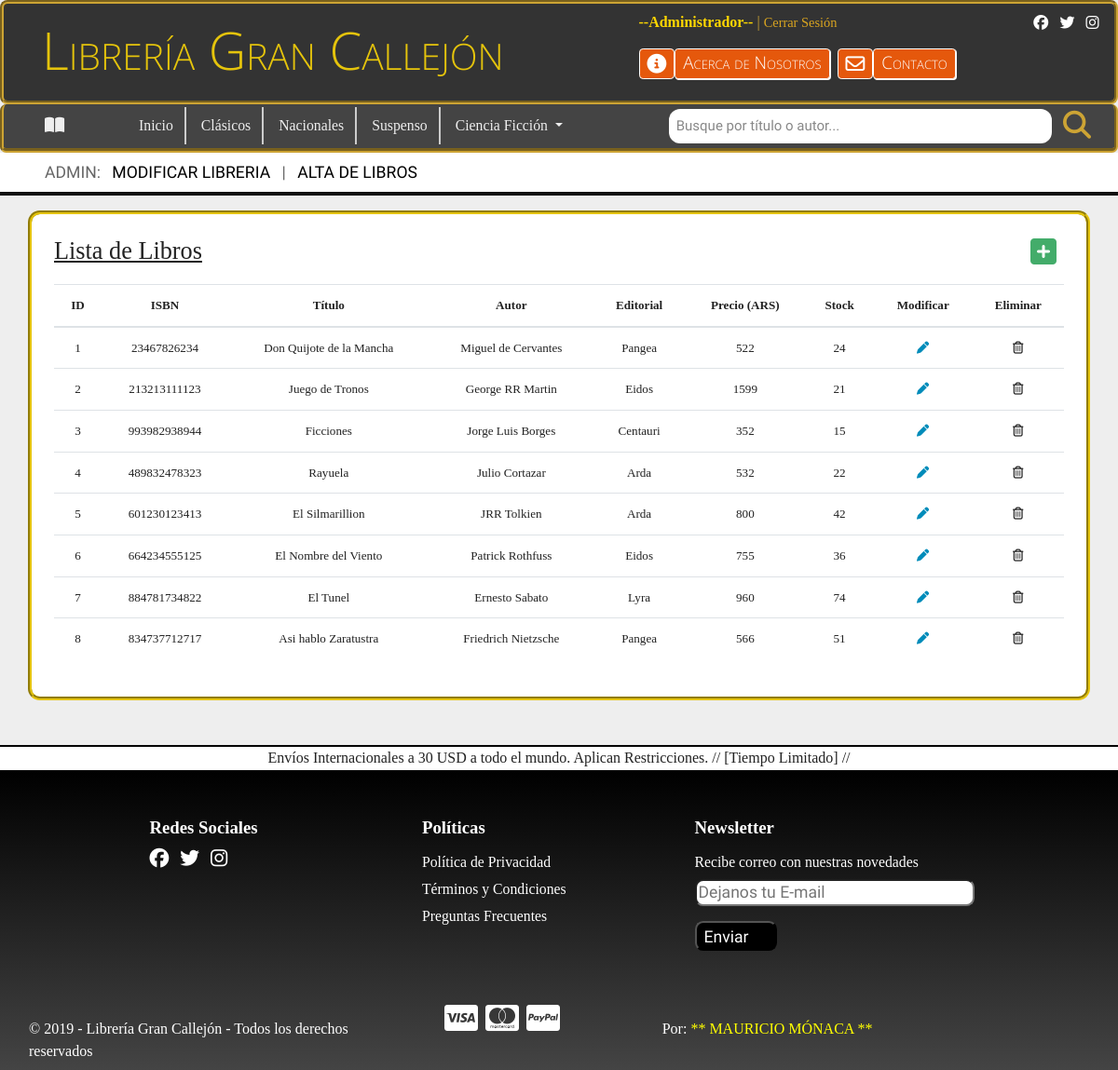
The page /admintable.php (signed in) on the database its author committed.
### tables this page shows
CREATE TABLE  IF NOT EXISTS `libros` (
  `id_libro` int(11) NOT NULL,
  `isbn` varchar(13) DEFAULT NULL UNIQUE,
  `nombre_libro` varchar(255) DEFAULT NULL,
  `autor_libro` varchar(255) DEFAULT NULL,
  `imagen_libro` varchar(255) DEFAULT NULL,
  `descripcion_libro` varchar(1000) DEFAULT NULL,
  `precio_libro` int(11) DEFAULT NULL,
  `stock_libro` int(11) DEFAULT NULL,
  `editorial` varchar(50) DEFAULT NULL,
  `anio` int(4) DEFAULT NULL,
  `tematicas` varchar(100) DEFAULT NULL
);

### admintable.php (the view, shortened to what this page needs)
<?php
require('./include/header.php');
require_once('./include/connect.php');
?>
	<hr class="mt-0">
	<div class="container fluid  py-4 admin-layout px-lg-4">
		<div class="table-responsive-lg">
			<table class="table table-admin text-center" role="table">
    			<div class="d-flex justify-content-between mr-lg-2">
    				<h3>Lista de Libros</h3>
    				<p class="align-self-end">
    					<a href="uploadbook.php" title="Agregar Libro">
    						<i class="far fa-plus-square fa-2x text-success font-weight-bolder"></i>
    					</a>
    				</p>
    			</div>
  				<thead>
				    <tr>
				      <th scope="col">ID</th>
				      <th scope="col">ISBN</th>
				      <th scope="col">Título</th>
				      <th scope="col">Autor</th>
				      <th scope="col">Editorial</th>
				      <th scope="col">Precio (ARS)</th>
				      <th scope="col">Stock</th>
				      <th scope="col">Modificar</th>
				      <th scope="col">Eliminar</th>
				    </tr>
				</thead>
				<tbody>
					<?php
					$sql = "SELECT * FROM libros ";
					$query = mysqli_query($link,$sql);
					while ($cell = mysqli_fetch_array($query)) {
					?>
				    <tr>
				      <td><?php echo $cell['id_libro'];  ?></td>
				      <td><?php echo $cell['isbn'];  ?></td>
				      <td class="titlebook"><?php echo $cell['nombre_libro']; ?></td>
				      <td><?php echo $cell['autor_libro'];  ?></td>
				      <td><?php echo $cell['editorial'];  ?></td>
				      <td><?php echo $cell['precio_libro'];  ?></td>
				      <td><?php echo $cell['stock_libro'];  ?></td>
				      <td>
				      	<p class="mb-0">
				      		<?php echo "<a href='./editbook.php?id=".$cell["id_libro"]."' title='Editar Libro'>";?>
				      			<i class="fas fa-pen text-primary"></i>
				      		</a>
				      	</p>
				      </td>
				      <td>
				      	<p class="mb-0">
				      		 <a href="#" title="Eliminar Libro">
				      			<i class="fa fa-trash-o text-dark" onclick="confirmDelete()" ></i>
				      		</div>
				      	</p>
				      </td>
				    </tr>
				    <?php }  ?>
<?php
require('./include/footer.php');
?>

### css/style.css (style rules this page uses)
body { padding: 0px; margin: 0px; list-style: none; font-family: Verdana, 'Paytone One','Open Sans', sans-serif; font-size: 12px; width: 100vw; }
body { overflow-x: hidden; background-color: #EEE; }
@media (min-width: 768px) { body { font-size: 15px; } }
@media (min-width: 992px) { body { font-size: 16px; } }
a { text-decoration: none !important; color: white; }
.books-wrap, .upload-book, .admin-layout { border: 4px groove #E5C40C; border-radius: .8em; font-family: Verdana; background-color: white; }
.admin-layout { background-color: white; }
hr { border: 2px solid #111; }
.admin-layout h3 { text-decoration: underline; }

### rows shown on the page
libros: id_libro "1", isbn "23467826234", nombre_libro "Don Quijote de la Mancha", autor_libro "Miguel de Cervantes", editorial "Pangea", precio_libro "522", stock_libro "24"
libros: id_libro "2", isbn "213213111123", nombre_libro "Juego de Tronos", autor_libro "George RR Martin", editorial "Eidos", precio_libro "1599", stock_libro "21"
libros: id_libro "3", isbn "993982938944", nombre_libro "Ficciones", autor_libro "Jorge Luis Borges", editorial "Centauri", precio_libro "352", stock_libro "15"
libros: id_libro "4", isbn "489832478323", nombre_libro "Rayuela", autor_libro "Julio Cortazar", editorial "Arda", precio_libro "532", stock_libro "22"
libros: id_libro "5", isbn "601230123413", nombre_libro "El Silmarillion", autor_libro "JRR Tolkien", editorial "Arda", precio_libro "800", stock_libro "42"
libros: id_libro "6", isbn "664234555125", nombre_libro "El Nombre del Viento", autor_libro "Patrick Rothfuss", editorial "Eidos", precio_libro "755", stock_libro "36"
libros: id_libro "7", isbn "884781734822", nombre_libro "El Tunel", autor_libro "Ernesto Sabato", editorial "Lyra", precio_libro "960", stock_libro "74"
libros: id_libro "8", isbn "834737712717", nombre_libro "Asi hablo Zaratustra", autor_libro "Friedrich Nietzsche", editorial "Pangea", precio_libro "566", stock_libro "51"

### other values the page prints
$account "--Administrador--"
